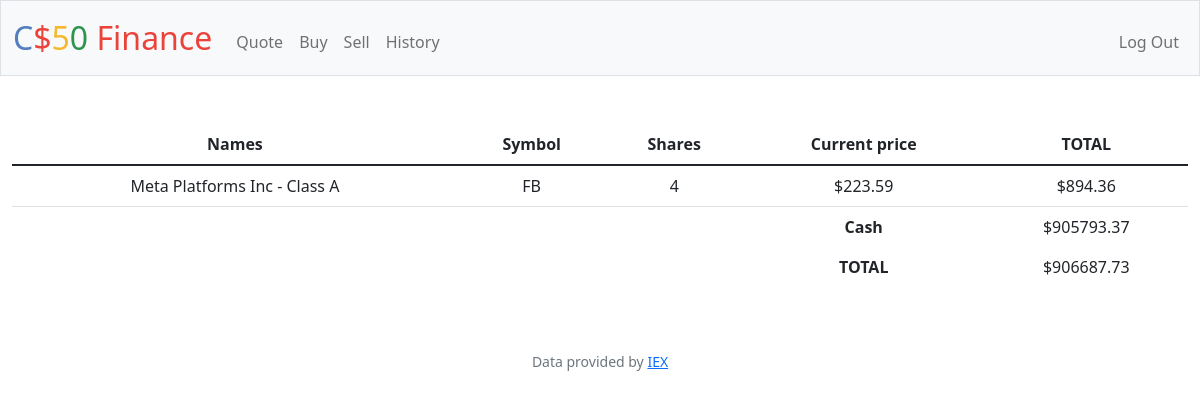
Page / (signed in) on the earlier database version.
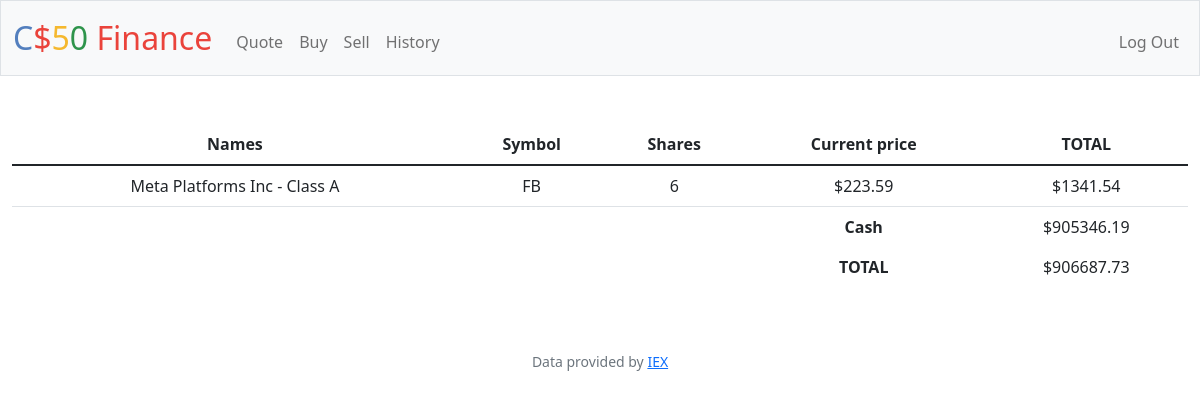
Same page on the later database version.
### tables this page shows
CREATE TABLE wallets (
    ownID INTEGER PRIMARY KEY AUTOINCREMENT NOT NULL,
    symbol TEXT NOT NULL,
    shares INTEGER NOT NULL,
    value INTEGER NOT NULL,
    total INTEGER NOT NULL,
    name TEXT NOT NULL,
    idName INTEGER NOT NULL,
    FOREIGN KEY (idName) REFERENCES users(id)
);

### app.py (the view)
@app.route("/")
@login_required
def index():
    current_user = session["user_id"]
    total = 0
    i = 0
    wallet_list = db.execute("SELECT * FROM wallets WHERE idName = ?", current_user)
    row2 = db.execute("SELECT cash FROM users WHERE id = ?", current_user)
    current_cash_float = row2[0]["cash"]
    current_cash = round(current_cash_float, 2)
    total_row = db.execute("SELECT total FROM wallets WHERE idName = ?", current_user)
    for row in total_row:
        tmp = total_row[i]["total"]
        total += tmp
        i += 1
    totaltotal_f = total + current_cash
    totaltotal = round(totaltotal_f, 2)
    return render_template("index.html", wallet=wallet_list, cash=current_cash, total=total, totaltotal=totaltotal)

### app.py (called while the page is built)
@app.after_request
def after_request(response):
    response.headers["Cache-Control"] = "no-cache, no-store, must-revalidate"
    response.headers["Expires"] = 0
    response.headers["Pragma"] = "no-cache"
    return response

### helpers.py (called while the page is built)
def login_required(f):
    @wraps(f)
    def decorated_function(*args, **kwargs):
        if session.get("user_id") is None:
            return redirect("/login")
        return f(*args, **kwargs)
    return decorated_function

### templates/index.html (shortened to what this page needs)
{% extends "layout.html" %}
{% block main %}
    <table class="table">
        <thead>
            <tr>
                <th>Names</th>
                <th>Symbol</th>
                <th>Shares</th>
                <th>Current price</th>
                <th>TOTAL</th>
            </tr>
        </thead>
        <tbody>
            {% for row in wallet %}
                <tr>
                    <td>{{ row.name }}</td>
                    <td>{{ row.symbol }}</td>
                    <td>{{ row.shares }}</td>
                    <td>${{ row.value }}</td>
                    <td>${{ row.total }}</td>
                </tr>
            {% endfor %}
                <tr>
                    <td class="no-border"></td>
                    <td class="no-border"></td>
                    <td class="no-border"></td>
                    <td class="no-border"><b>Cash</b></td>
                    <td class="no-border">${{ cash }}</td>
                </tr>
                <tr>
                    <td class="no-border"></td>
                    <td class="no-border"></td>
                    <td class="no-border"></td>
                    <td class="no-border"><b>TOTAL</b></td>
                    <td class="no-border">${{ totaltotal }}</td>
                </tr>
        </tbody>
    </table>
{% endblock %}

### templates/layout.html (shortened to what this page needs)
<!DOCTYPE html>
<html lang="en">
    <head>
        <link href="https://cdn.jsdelivr.net/npm/bootstrap@5.1.3/dist/css/bootstrap.min.css" rel="stylesheet">
        <link href="/static/styles.css" rel="stylesheet">
    </head>
    <body>
        <nav class="bg-light border navbar navbar-expand-md navbar-light">
            <div class="container-fluid">
                <a class="navbar-brand" href="/"><span class="blue">C</span><span class="red">$</span><span class="yellow">5</span><span class="green">0</span> <span class="red">Finance</span></a>
                <div class="collapse navbar-collapse" id="navbar">
                    {% if session["user_id"] %}
                        <ul class="navbar-nav me-auto mt-2">
                            <li class="nav-item"><a class="nav-link" href="/quote">Quote</a></li>
                            <li class="nav-item"><a class="nav-link" href="/buy">Buy</a></li>
                            <li class="nav-item"><a class="nav-link" href="/sell">Sell</a></li>
                            <li class="nav-item"><a class="nav-link" href="/history">History</a></li>
                        </ul>
                        <ul class="navbar-nav ms-auto mt-2">
                            <li class="nav-item"><a class="nav-link" href="/logout">Log Out</a></li>
                        </ul>
                    {% else %}
                        <ul class="navbar-nav ms-auto mt-2">
                            <li class="nav-item"><a class="nav-link" href="/register">Register</a></li>
                            <li class="nav-item"><a class="nav-link" href="/login">Log In</a></li>
                        </ul>
                    {% endif %}
                </div>
            </div>
        </nav>
        <main class="container-fluid py-5 text-center">
            {% block main %}{% endblock %}
        </main>
        <footer class="mb-5 small text-center text-muted">
            Data provided by <a href="https://iexcloud.io/">IEX</a>
        </footer>
    </body>
</html>

### static/styles.css (style rules this page uses)
nav .navbar-brand { font-size: xx-large; }
nav .navbar-brand .blue { color: #537fbe; }
nav .navbar-brand .red { color: #ea433b; }
nav .navbar-brand .yellow { color: #f5b82e; }
nav .navbar-brand .green { color: #2e944b; }
.no-border { border-style: none; }

Differences in the rows shown:
changed wallets "Meta Platforms Inc - Class A": shares "4" → "6"; total "894.36" → "1341.54"
Other differences:
{{ cash }}: "905793.37" → "905346.19"
